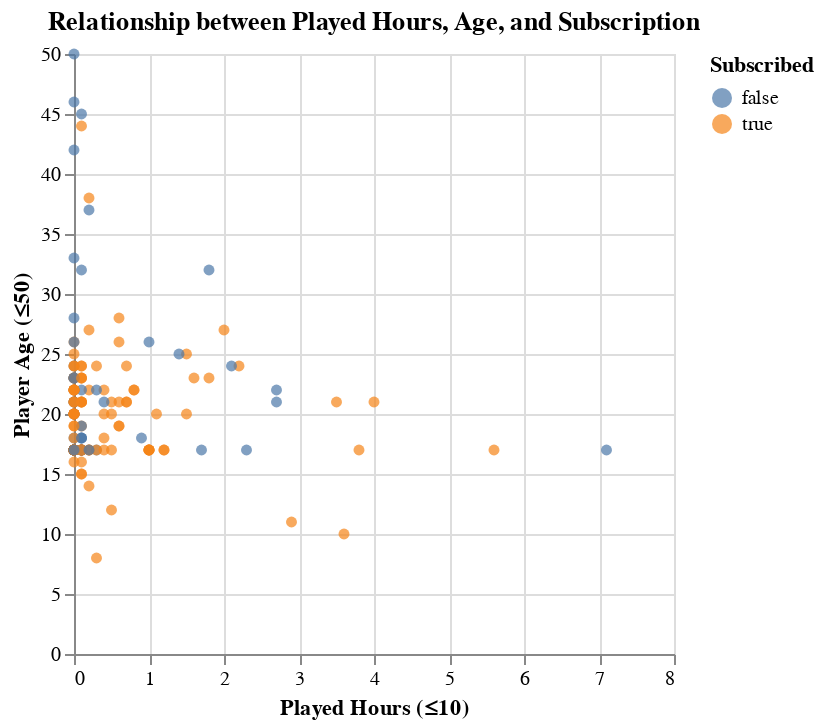

The notebook cell this image was saved under:
### Code cell
filtered_players = players[
    (players['played_hours'] <= 10) &
    (players['age'] <= 50)
]

alt.Chart(filtered_players).mark_point(filled=True).encode(
    x=alt.X('played_hours', title='Played Hours (≤10)'),
    y=alt.Y('age', title='Player Age (≤50)'),
    color=alt.Color('subscribe:N', title='Subscribed'),
    tooltip=['age', 'played_hours', 'experience', 'subscribe']
).properties(
    title='Relationship between Played Hours, Age, and Subscription'
)

### Figure 1 — Vega-Lite specification as saved in the notebook (floating-point values rounded to 4 significant figures; data arrays with more than 128 entries replaced by an {"elided": "..."} marker saying what was removed)
{"config": {"view": {"continuousWidth": 300, "continuousHeight": 300}}, "data": {"name": "data-ab61ea2f397282bcb74b3b128146018d"}, "mark": {"type": "point", "filled": true}, "encoding": {"color": {"field": "subscribe", "title": "Subscribed", "type": "nominal"}, "tooltip": [{"field": "age", "type": "quantitative"}, {"field": "played_hours", "type": "quantitative"}, {"field": "experience", "type": "nominal"}, {"field": "subscribe", "type": "nominal"}], "x": {"field": "played_hours", "title": "Played Hours (≤10)", "type": "quantitative"}, "y": {"field": "age", "title": "Player Age (≤50)", "type": "quantitative"}}, "title": "Relationship between Played Hours, Age, and Subscription", "$schema": "https://vega.github.io/schema/vega-lite/v5.20.1.json", "datasets": {"data-ab61ea2f397282bcb74b3b128146018d": {"elided": "181 records"}}}
